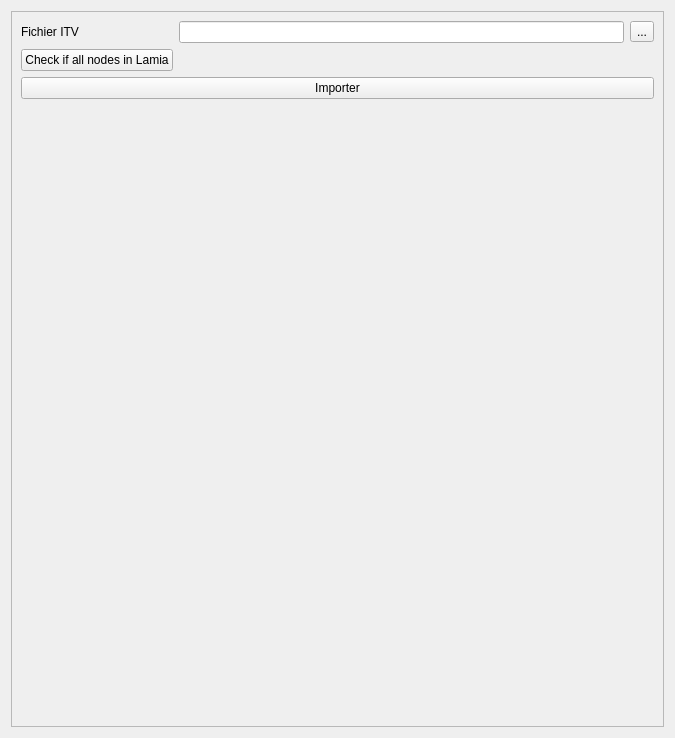
<?xml version="1.0" encoding="UTF-8"?>
<ui version="4.0">
 <class>Form</class>
 <widget class="QWidget" name="Form">
  <property name="geometry">
   <rect>
    <x>0</x>
    <y>0</y>
    <width>675</width>
    <height>738</height>
   </rect>
  </property>
  <property name="windowTitle">
   <string>Form</string>
  </property>
  <layout class="QVBoxLayout" name="verticalLayout">
   <item>
    <widget class="QFrame" name="frame">
     <property name="frameShape">
      <enum>QFrame::StyledPanel</enum>
     </property>
     <property name="frameShadow">
      <enum>QFrame::Raised</enum>
     </property>
     <layout class="QGridLayout" name="gridLayout">
      <item row="0" column="2">
       <widget class="QToolButton" name="toolButton_filechooser">
        <property name="text">
         <string>...</string>
        </property>
       </widget>
      </item>
      <item row="0" column="1">
       <widget class="QLineEdit" name="lineEdit_nom"/>
      </item>
      <item row="3" column="0">
       <spacer name="verticalSpacer">
        <property name="orientation">
         <enum>Qt::Vertical</enum>
        </property>
        <property name="sizeHint" stdset="0">
         <size>
          <width>20</width>
          <height>40</height>
         </size>
        </property>
       </spacer>
      </item>
      <item row="0" column="0">
       <widget class="QLabel" name="label">
        <property name="text">
         <string>Fichier ITV</string>
        </property>
       </widget>
      </item>
      <item row="2" column="0" colspan="3">
       <widget class="QPushButton" name="pushButton_import">
        <property name="text">
         <string>Importer</string>
        </property>
       </widget>
      </item>
      <item row="1" column="0">
       <widget class="QPushButton" name="pushButton_check">
        <property name="text">
         <string>Check if all nodes in Lamia</string>
        </property>
       </widget>
      </item>
     </layout>
    </widget>
   </item>
  </layout>
 </widget>
 <resources/>
 <connections/>
</ui>
